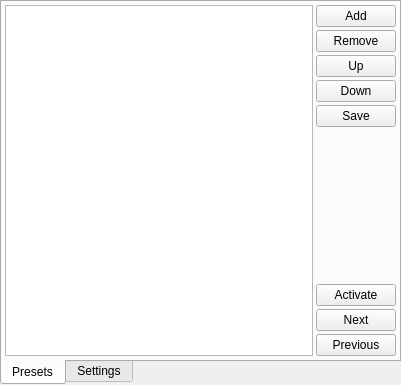
<?xml version="1.0" encoding="UTF-8"?>
<ui version="4.0">
 <class>MainWindow</class>
 <widget class="QMainWindow" name="MainWindow">
  <property name="geometry">
   <rect>
    <x>0</x>
    <y>0</y>
    <width>401</width>
    <height>385</height>
   </rect>
  </property>
  <property name="font">
   <font>
    <pointsize>9</pointsize>
    <weight>50</weight>
    <bold>false</bold>
   </font>
  </property>
  <property name="windowTitle">
   <string>RGB Driver GUI</string>
  </property>
  <property name="windowIcon">
   <iconset resource="resources/resources.qrc">
    <normaloff>:/icons/bulb-black.svg</normaloff>:/icons/bulb-black.svg</iconset>
  </property>
  <widget class="QWidget" name="centralWidget">
   <layout class="QGridLayout" name="gridLayout">
    <property name="leftMargin">
     <number>0</number>
    </property>
    <property name="topMargin">
     <number>0</number>
    </property>
    <property name="rightMargin">
     <number>0</number>
    </property>
    <property name="bottomMargin">
     <number>0</number>
    </property>
    <property name="horizontalSpacing">
     <number>5</number>
    </property>
    <property name="verticalSpacing">
     <number>0</number>
    </property>
    <item row="0" column="1" colspan="2">
     <widget class="QTabWidget" name="tabWidget">
      <property name="tabPosition">
       <enum>QTabWidget::South</enum>
      </property>
      <property name="tabShape">
       <enum>QTabWidget::Rounded</enum>
      </property>
      <property name="currentIndex">
       <number>0</number>
      </property>
      <widget class="QWidget" name="tabPresets">
       <attribute name="title">
        <string>Presets</string>
       </attribute>
       <layout class="QGridLayout" name="gridLayout_2">
        <property name="leftMargin">
         <number>3</number>
        </property>
        <property name="topMargin">
         <number>3</number>
        </property>
        <property name="rightMargin">
         <number>3</number>
        </property>
        <property name="bottomMargin">
         <number>3</number>
        </property>
        <property name="spacing">
         <number>3</number>
        </property>
        <item row="5" column="1">
         <spacer name="verticalSpacer">
          <property name="orientation">
           <enum>Qt::Vertical</enum>
          </property>
          <property name="sizeHint" stdset="0">
           <size>
            <width>20</width>
            <height>40</height>
           </size>
          </property>
         </spacer>
        </item>
        <item row="0" column="1">
         <widget class="QPushButton" name="inputAdd">
          <property name="text">
           <string>Add</string>
          </property>
         </widget>
        </item>
        <item row="7" column="1">
         <widget class="QPushButton" name="inputNext">
          <property name="text">
           <string>Next</string>
          </property>
         </widget>
        </item>
        <item row="6" column="1">
         <widget class="QPushButton" name="inputActivate">
          <property name="text">
           <string>Activate</string>
          </property>
          <property name="checkable">
           <bool>true</bool>
          </property>
         </widget>
        </item>
        <item row="1" column="1">
         <widget class="QPushButton" name="inputRemove">
          <property name="text">
           <string>Remove</string>
          </property>
         </widget>
        </item>
        <item row="3" column="1">
         <widget class="QPushButton" name="inputDown">
          <property name="text">
           <string>Down</string>
          </property>
         </widget>
        </item>
        <item row="2" column="1">
         <widget class="QPushButton" name="inputUp">
          <property name="text">
           <string>Up</string>
          </property>
         </widget>
        </item>
        <item row="8" column="1">
         <widget class="QPushButton" name="inputPrevious">
          <property name="text">
           <string>Previous</string>
          </property>
         </widget>
        </item>
        <item row="0" column="0" rowspan="9">
         <widget class="QListView" name="listView">
          <property name="font">
           <font>
            <pointsize>9</pointsize>
            <weight>50</weight>
            <bold>false</bold>
           </font>
          </property>
         </widget>
        </item>
        <item row="4" column="1">
         <widget class="QPushButton" name="inputSave">
          <property name="text">
           <string>Save</string>
          </property>
         </widget>
        </item>
       </layout>
      </widget>
      <widget class="QWidget" name="tabSettings">
       <property name="enabled">
        <bool>true</bool>
       </property>
       <attribute name="title">
        <string>Settings</string>
       </attribute>
       <layout class="QVBoxLayout" name="verticalLayout">
        <property name="spacing">
         <number>3</number>
        </property>
        <property name="leftMargin">
         <number>3</number>
        </property>
        <property name="topMargin">
         <number>3</number>
        </property>
        <property name="rightMargin">
         <number>3</number>
        </property>
        <property name="bottomMargin">
         <number>3</number>
        </property>
        <item>
         <widget class="QGroupBox" name="groupBox">
          <property name="title">
           <string>General</string>
          </property>
          <property name="flat">
           <bool>false</bool>
          </property>
          <layout class="QGridLayout" name="gridLayout_3">
           <property name="leftMargin">
            <number>3</number>
           </property>
           <property name="topMargin">
            <number>3</number>
           </property>
           <property name="rightMargin">
            <number>3</number>
           </property>
           <property name="bottomMargin">
            <number>3</number>
           </property>
           <property name="spacing">
            <number>3</number>
           </property>
           <item row="1" column="0">
            <widget class="QLabel" name="label">
             <property name="sizePolicy">
              <sizepolicy hsizetype="Minimum" vsizetype="Preferred">
               <horstretch>0</horstretch>
               <verstretch>0</verstretch>
              </sizepolicy>
             </property>
             <property name="text">
              <string>Port:</string>
             </property>
             <property name="alignment">
              <set>Qt::AlignRight|Qt::AlignTrailing|Qt::AlignVCenter</set>
             </property>
             <property name="buddy">
              <cstring>inputPort</cstring>
             </property>
            </widget>
           </item>
           <item row="1" column="1">
            <widget class="QComboBox" name="inputPort">
             <property name="sizePolicy">
              <sizepolicy hsizetype="Expanding" vsizetype="Fixed">
               <horstretch>0</horstretch>
               <verstretch>0</verstretch>
              </sizepolicy>
             </property>
            </widget>
           </item>
           <item row="3" column="1" colspan="2">
            <widget class="QCheckBox" name="inputAutostart">
             <property name="text">
              <string>Start on boot</string>
             </property>
            </widget>
           </item>
           <item row="2" column="0">
            <widget class="QLabel" name="label_2">
             <property name="sizePolicy">
              <sizepolicy hsizetype="Minimum" vsizetype="Preferred">
               <horstretch>0</horstretch>
               <verstretch>0</verstretch>
              </sizepolicy>
             </property>
             <property name="text">
              <string>Shortcut:</string>
             </property>
             <property name="alignment">
              <set>Qt::AlignRight|Qt::AlignTrailing|Qt::AlignVCenter</set>
             </property>
            </widget>
           </item>
           <item row="1" column="2">
            <widget class="QPushButton" name="inputUpdate">
             <property name="text">
              <string>Update</string>
             </property>
            </widget>
           </item>
           <item row="4" column="1" colspan="2">
            <widget class="QCheckBox" name="inputStartHidden">
             <property name="text">
              <string>Start hidden</string>
             </property>
            </widget>
           </item>
           <item row="2" column="1" colspan="2">
            <widget class="QKeySequenceEdit" name="inputKey"/>
           </item>
           <item row="5" column="1" colspan="2">
            <widget class="QCheckBox" name="inputActivateOnStart">
             <property name="text">
              <string>Activate on start</string>
             </property>
            </widget>
           </item>
          </layout>
         </widget>
        </item>
        <item>
         <widget class="QGroupBox" name="groupBox_2">
          <property name="title">
           <string>Calibration</string>
          </property>
          <layout class="QGridLayout" name="gridLayout_4">
           <property name="leftMargin">
            <number>3</number>
           </property>
           <property name="topMargin">
            <number>3</number>
           </property>
           <property name="rightMargin">
            <number>3</number>
           </property>
           <property name="bottomMargin">
            <number>3</number>
           </property>
           <item row="4" column="1">
            <widget class="QSpinBox" name="inputBlue">
             <property name="sizePolicy">
              <sizepolicy hsizetype="Fixed" vsizetype="Fixed">
               <horstretch>0</horstretch>
               <verstretch>0</verstretch>
              </sizepolicy>
             </property>
             <property name="maximum">
              <number>255</number>
             </property>
            </widget>
           </item>
           <item row="4" column="0">
            <widget class="QSlider" name="sliderBlue">
             <property name="maximum">
              <number>255</number>
             </property>
             <property name="orientation">
              <enum>Qt::Horizontal</enum>
             </property>
            </widget>
           </item>
           <item row="0" column="0">
            <widget class="QSlider" name="sliderRed">
             <property name="maximum">
              <number>255</number>
             </property>
             <property name="orientation">
              <enum>Qt::Horizontal</enum>
             </property>
            </widget>
           </item>
           <item row="3" column="1">
            <widget class="QSpinBox" name="inputGreen">
             <property name="sizePolicy">
              <sizepolicy hsizetype="Fixed" vsizetype="Fixed">
               <horstretch>0</horstretch>
               <verstretch>0</verstretch>
              </sizepolicy>
             </property>
             <property name="maximum">
              <number>255</number>
             </property>
            </widget>
           </item>
           <item row="3" column="0">
            <widget class="QSlider" name="sliderGreen">
             <property name="maximum">
              <number>255</number>
             </property>
             <property name="orientation">
              <enum>Qt::Horizontal</enum>
             </property>
            </widget>
           </item>
           <item row="0" column="1">
            <widget class="QSpinBox" name="inputRed">
             <property name="sizePolicy">
              <sizepolicy hsizetype="Fixed" vsizetype="Fixed">
               <horstretch>0</horstretch>
               <verstretch>0</verstretch>
              </sizepolicy>
             </property>
             <property name="maximum">
              <number>255</number>
             </property>
            </widget>
           </item>
          </layout>
         </widget>
        </item>
        <item>
         <spacer name="verticalSpacer_2">
          <property name="orientation">
           <enum>Qt::Vertical</enum>
          </property>
          <property name="sizeHint" stdset="0">
           <size>
            <width>20</width>
            <height>40</height>
           </size>
          </property>
         </spacer>
        </item>
       </layout>
      </widget>
     </widget>
    </item>
   </layout>
  </widget>
 </widget>
 <layoutdefault spacing="6" margin="11"/>
 <resources>
  <include location="resources/resources.qrc"/>
 </resources>
 <connections>
  <connection>
   <sender>sliderRed</sender>
   <signal>valueChanged(int)</signal>
   <receiver>inputRed</receiver>
   <slot>setValue(int)</slot>
   <hints>
    <hint type="sourcelabel">
     <x>226</x>
     <y>219</y>
    </hint>
    <hint type="destinationlabel">
     <x>351</x>
     <y>217</y>
    </hint>
   </hints>
  </connection>
  <connection>
   <sender>sliderGreen</sender>
   <signal>valueChanged(int)</signal>
   <receiver>inputGreen</receiver>
   <slot>setValue(int)</slot>
   <hints>
    <hint type="sourcelabel">
     <x>218</x>
     <y>249</y>
    </hint>
    <hint type="destinationlabel">
     <x>349</x>
     <y>248</y>
    </hint>
   </hints>
  </connection>
  <connection>
   <sender>sliderBlue</sender>
   <signal>valueChanged(int)</signal>
   <receiver>inputBlue</receiver>
   <slot>setValue(int)</slot>
   <hints>
    <hint type="sourcelabel">
     <x>258</x>
     <y>289</y>
    </hint>
    <hint type="destinationlabel">
     <x>356</x>
     <y>286</y>
    </hint>
   </hints>
  </connection>
  <connection>
   <sender>inputRed</sender>
   <signal>valueChanged(int)</signal>
   <receiver>sliderRed</receiver>
   <slot>setValue(int)</slot>
   <hints>
    <hint type="sourcelabel">
     <x>362</x>
     <y>214</y>
    </hint>
    <hint type="destinationlabel">
     <x>268</x>
     <y>224</y>
    </hint>
   </hints>
  </connection>
  <connection>
   <sender>inputGreen</sender>
   <signal>valueChanged(int)</signal>
   <receiver>sliderGreen</receiver>
   <slot>setValue(int)</slot>
   <hints>
    <hint type="sourcelabel">
     <x>353</x>
     <y>254</y>
    </hint>
    <hint type="destinationlabel">
     <x>285</x>
     <y>254</y>
    </hint>
   </hints>
  </connection>
  <connection>
   <sender>inputBlue</sender>
   <signal>valueChanged(int)</signal>
   <receiver>sliderBlue</receiver>
   <slot>setValue(int)</slot>
   <hints>
    <hint type="sourcelabel">
     <x>360</x>
     <y>276</y>
    </hint>
    <hint type="destinationlabel">
     <x>266</x>
     <y>286</y>
    </hint>
   </hints>
  </connection>
 </connections>
</ui>
